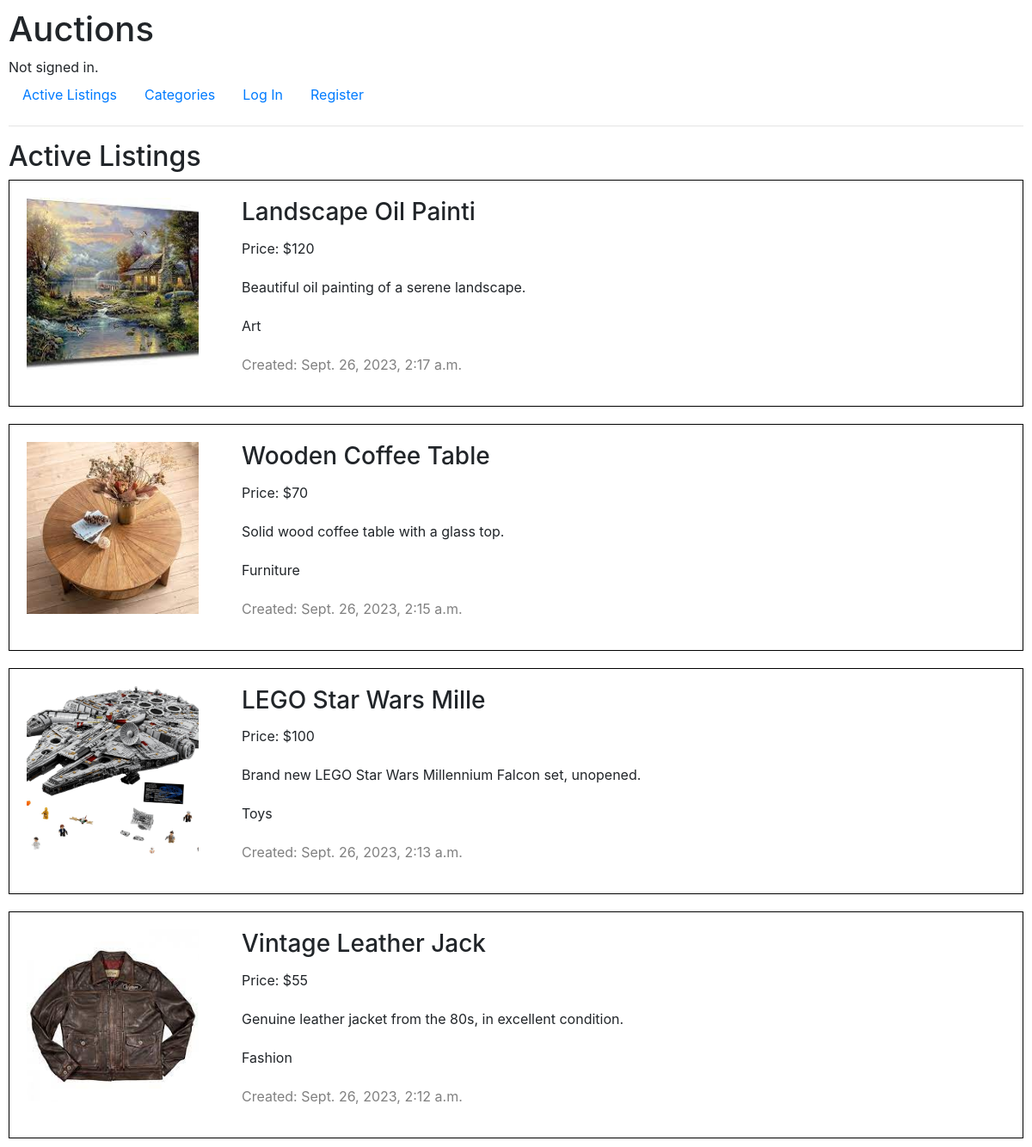
The page / on the database its author committed.
### auctions/models.py (models this page shows, shortened)
class Listing(models.Model):
    listing_id = models.AutoField(primary_key=True)
    title = models.CharField(max_length=20)
    description = models.CharField(max_length=500)
    category = models.CharField(max_length=20)
    image = models.ImageField(upload_to="auctions/",
                              default="auctions/default_image.png")
    datetime = models.DateTimeField(max_length=20)
    user = models.ForeignKey(User, on_delete=models.CASCADE)
    highest_bid = models.ForeignKey(
        'Bid', null=True, blank=True, on_delete=models.SET_NULL, related_name="highest_bid")
    bid_count = models.IntegerField(null=True)
    closed = models.BooleanField(default=False)

class Bid(models.Model):
    user = models.ForeignKey(User, on_delete=models.CASCADE)
    listing = models.ForeignKey(Listing, on_delete=models.CASCADE)
    price = models.IntegerField()

### auctions/views.py (the view)
# urls.py: path("", views.index, name="index"),
def index(request):
    listings = Listing.objects.filter(closed=False).order_by("-datetime")
    return render(request, "auctions/index.html", {
        "listings": listings
    })

### auctions/templates/auctions/index.html (shortened to what this page needs)
{% extends "auctions/layout.html" %}
{% block body %}
<h2>Active Listings</h2>
<div id="listings">
    {% for listing in listings %}
    <div class="listing">
        <div class="image">
            <img src="{{ listing.image.url }}" alt="listing-image">
        </div>
        <div class="details">
            <h3>{{ listing.title }}</h3>
            <p>Price: ${{ listing.highest_bid.price }}</p>
            <p>{{ listing.description }}</p>
            <p>{{ listing.category }}</p>
            <p style="color: grey;">Created: {{ listing.datetime }}</p>
        </div>
    </div>
    {% endfor %}
</div>
{% endblock %}

### auctions/templates/auctions/layout.html (shortened to what this page needs)
{% load static %}
<!DOCTYPE html>
<html lang="en">
<head>
    <link rel="stylesheet" href="https://stackpath.bootstrapcdn.com/bootstrap/4.4.1/css/bootstrap.min.css"
>
    <link href="{% static 'auctions/styles/styles.css' %}" rel="stylesheet">
</head>
<body>
    <h1>Auctions</h1>
    <div>
        {% if user.is_authenticated %}
        Signed in as <strong>{{ user.username }}</strong>.
        {% else %}
        Not signed in.
        {% endif %}
    </div>
    <ul class="nav">
        <li class="nav-item">
            <a class="nav-link" href="{% url 'index' %}">Active Listings</a>
        </li>
        <li class="nav-item">
            <a class="nav-link" href="{% url 'categories' %}">Categories</a>
        </li>
        {% if user.is_authenticated %}
        <li class="nav-item">
            <a class="nav-link" href="{% url 'create' %}">Create Listing</a>
        </li>
        <li class="nav-item">
            <a class="nav-link" href="{% url 'watchlist' %}">Watchlist</a>
        </li>
        <li class="nav-item">
            <a class="nav-link" href="{% url 'logout' %}">Log Out</a>
        </li>
        {% else %}
        <li class="nav-item">
            <a class="nav-link" href="{% url 'login' %}">Log In</a>
        </li>
        <li class="nav-item">
            <a class="nav-link" href="{% url 'register' %}">Register</a>
        </li>
        {% endif %}
    </ul>
    <hr>
    {% block body %}
    {% endblock %}
</body>
</html>

### auctions/static/auctions/styles/styles.css (style rules this page uses)
body { padding: 10px; }

### auctions/templates/auctions/index.html (style rules this page uses)
#listings { display: flex; flex-direction: column; gap: 20px; }
.listing { display: flex; border: 1px solid black; gap: 50px; padding: 20px; }
.image img { width: 200px; height: auto; aspect-ratio: 1/1; object-fit: cover; }
.details { display: flex; flex-direction: column; gap: 5px; justify-content: space-between; }

### rows shown on the page
Listing: image (picture), title "Landscape Oil Painti", highest_bid.price "120", description "Beautiful oil painting of a serene landscape.", category "Art", datetime "Sept. 26, 2023, 2:17 a.m."
Listing: image (picture), title "Wooden Coffee Table", highest_bid.price "70", description "Solid wood coffee table with a glass top.", category "Furniture", datetime "Sept. 26, 2023, 2:15 a.m."
Listing: image (picture), title "LEGO Star Wars Mille", highest_bid.price "100", description "Brand new LEGO Star Wars Millennium Falcon set, unopened.", category "Toys", datetime "Sept. 26, 2023, 2:13 a.m."
Listing: image (picture), title "Vintage Leather Jack", highest_bid.price "55", description "Genuine leather jacket from the 80s, in excellent condition.", category "Fashion", datetime "Sept. 26, 2023, 2:12 a.m."
